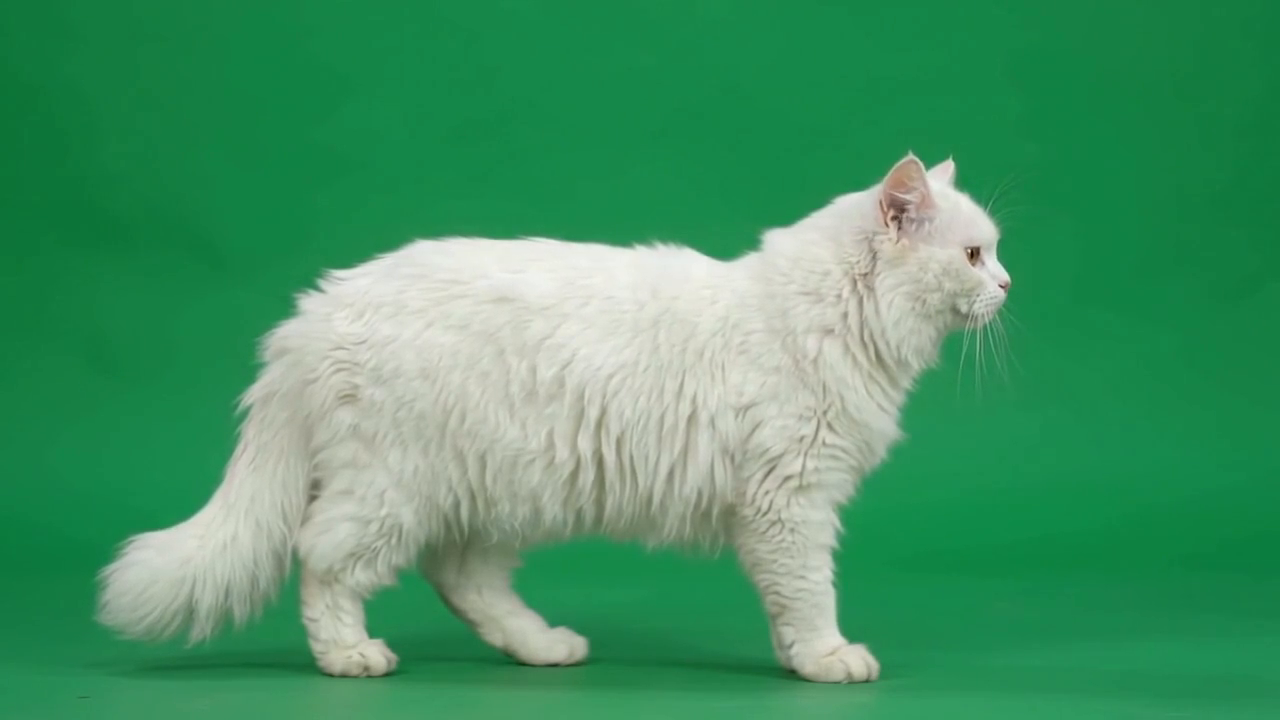
#> input picture video_gen/refs/stand_right.png, 1280 x 720 px; its folder holds 5 pictures in this run
$ python make_wide_refs.py
#> lines starting #> are read from the running program, lines starting #| are printed output that depends on the picture
"""Tạo ảnh tham chiếu "quay xa" (refs/wide/*.png): thu nhỏ mèo quanh điểm chân để có khoảng trống phía trên/hai bên,
giúp clip nhảy/vồ/với cao không bị cắt ở mép khung. Điểm chân giữ nguyên nên engine phóng to lại (zoom = 1/SCALE) là khớp.
Dùng: python video_gen/make_wide_refs.py
"""
import os
import numpy as np
from PIL import Image, ImageOps
HERE = os.path.dirname(os.path.abspath(__file__))
SCALE = 0.72
AX, AY = 552, 671                      # điểm neo (giữa thân, chân) trong ảnh 1280x720 (= 580,716 trong khung 1344x768)
os.makedirs(os.path.join(HERE, 'refs', 'wide'), exist_ok=True)


def wide(src, dst, mirror=False):
    # tách mèo khỏi nền xanh rồi đặt lên nền xanh phẳng mới (không còn viền/khung ảnh cũ)
#> called with src = 'stand_right.png', dst = 'stand_right.png', mirror = False
    im = np.asarray(Image.open(os.path.join(HERE, 'refs', src)).convert('RGB')).astype(np.float32)
    h, w, _ = im.shape
    r, g, b = im[..., 0], im[..., 1], im[..., 2]
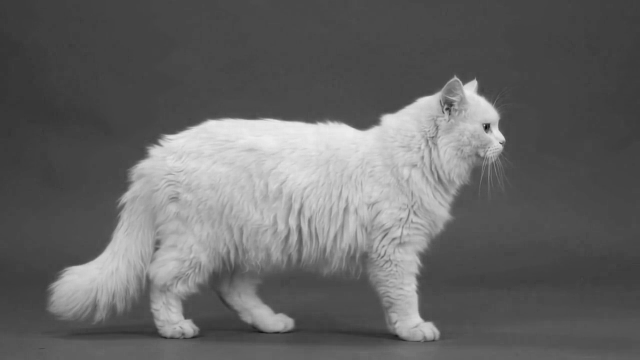
#> b: shape (720, 1280) float32 (shown at 1/2 size); min 0, max 239, mean 101.4
    m = np.maximum(r, b)
    alpha = np.clip(1 - (g - m - 12) / 30, 0, 1)
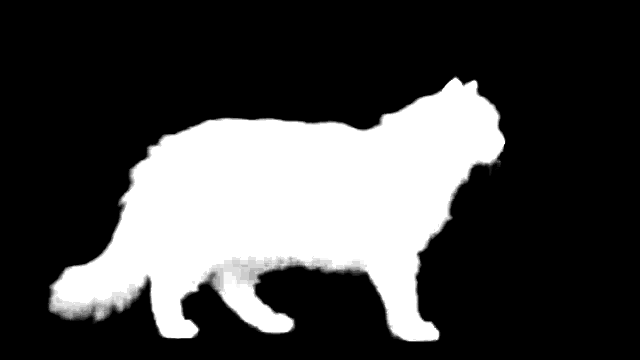
#> alpha: shape (720, 1280) float32 (shown at 1/2 size); min 0, max 1, mean 0.274
    fg = im.copy(); fg[..., 1] = np.minimum(g, m + 4)
#> after `fg[..., 1] = np.minimum(g, m + 4)`:
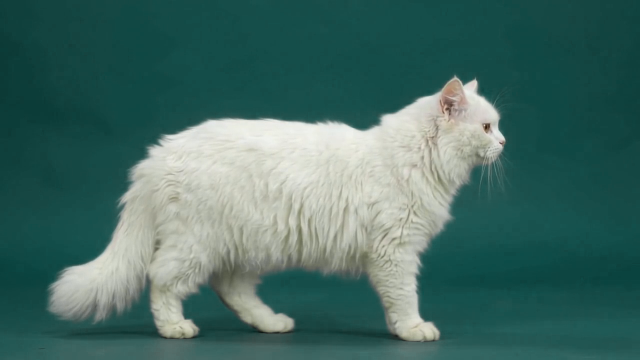
#> fg: shape (720, 1280, 3) float32 (shown at 1/2 size); mean R, G, B 69.9, 107.8, 101.5
    bgc = (28, 140, 78)                      # cùng 1 màu xanh cho mọi ảnh để clip chuyển tư thế không đổi màu nền
    rgba = np.dstack([fg, alpha * 255]).astype(np.uint8)
    cat = Image.fromarray(rgba, 'RGBA').resize((round(w * SCALE), round(h * SCALE)), Image.LANCZOS)
    if mirror: cat = ImageOps.mirror(cat)
    out = Image.new('RGB', (w, h), tuple(int(c) for c in bgc))
    ax = (w * SCALE - AX * SCALE) if mirror else AX * SCALE      # vị trí điểm neo trong ảnh nhỏ
    out.paste(cat, (round(AX - ax), round(AY - AY * SCALE)), cat)
    out.save(os.path.join(HERE, 'refs', 'wide', dst))
    print('refs/wide/' + dst, 'nền', tuple(int(c) for c in bgc))


for name in ['stand_right', 'sit_front', 'lie_side', 'belly_up', 'held']:
    wide(name + '.png', name + '.png')
#> pass 2 of the loop `for name in ['stand_right', 'sit_front', 'lie_side', 'belly_up', 'held..`:
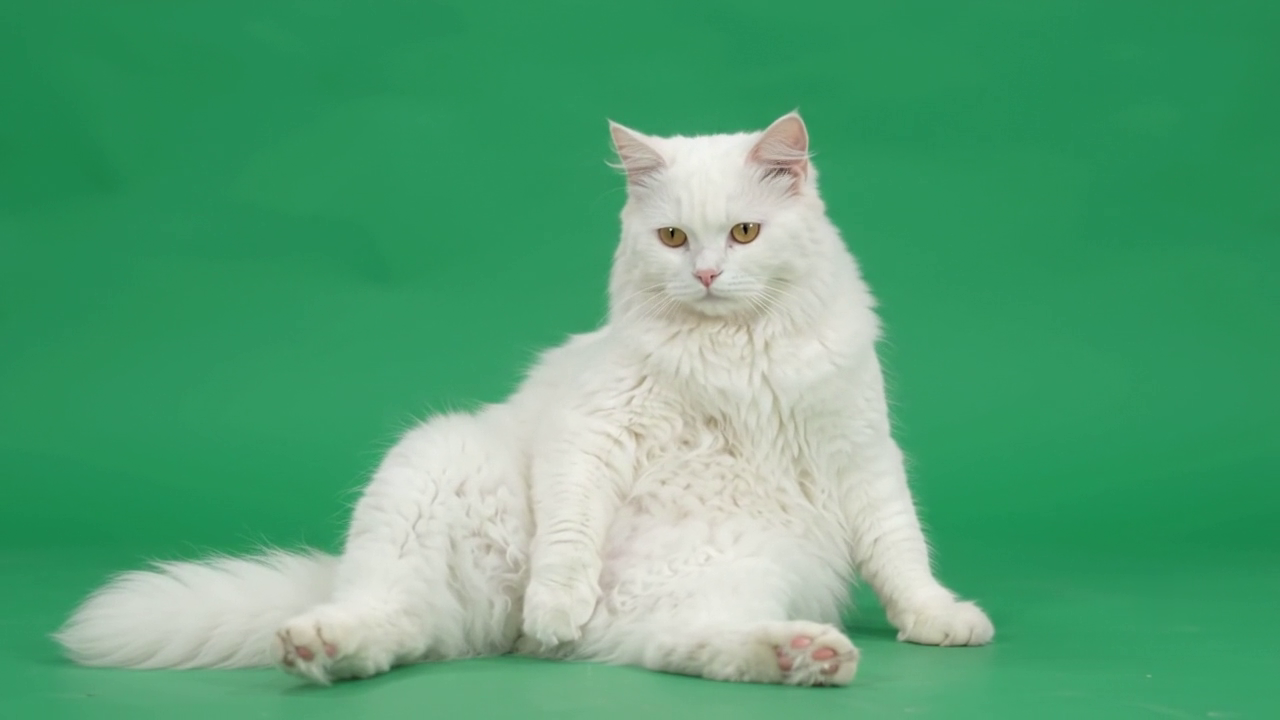
#> input picture video_gen/refs/sit_front.png, 1280 x 720 px
#> in wide (call 2), `rgba = np.dstack([fg, alpha * 255]).astype(np.uint8)`:
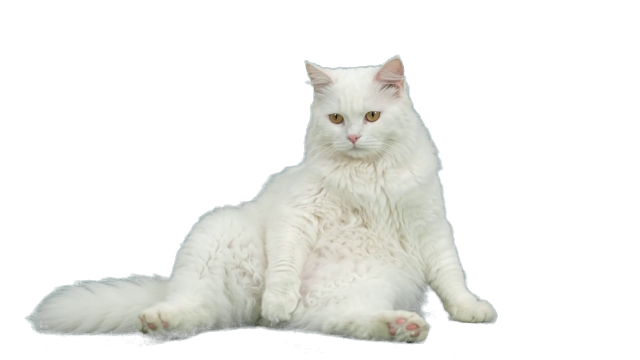
#> rgba: shape (720, 1280, 4) (shown at 1/2 size); mean R, G, B, A 87, 124.9, 118.9, 67; transparent parts drawn white
#> in wide (call 2), `out.paste(cat, (round(AX - ax), round(AY - AY * SCALE)), cat)`:
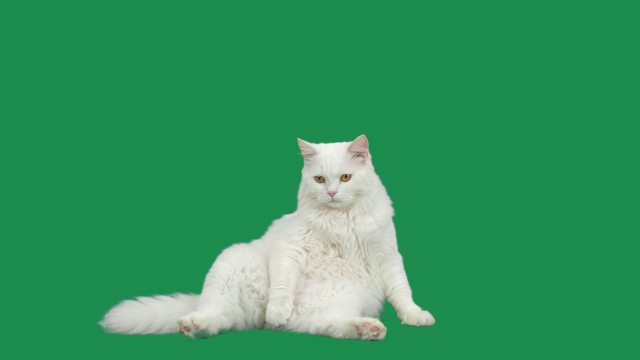
#> out: PIL image 1280x720 RGB (shown at 1/2 size); mean R, G, B 51.6, 148.5, 93.4
#> pass 3 of the loop `for name in ['stand_right', 'sit_front', 'lie_side', 'belly_up', 'held..`:
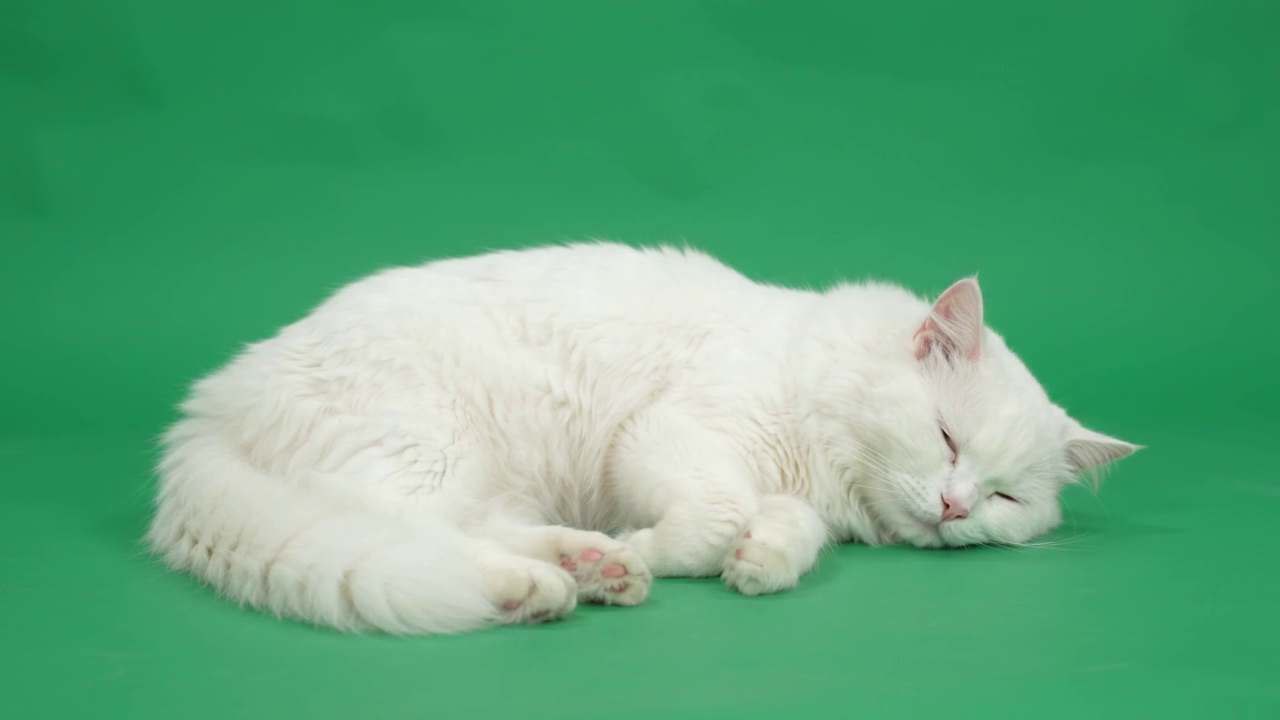
#> input picture video_gen/refs/lie_side.png, 1280 x 720 px
#> in wide (call 3), `rgba = np.dstack([fg, alpha * 255]).astype(np.uint8)`:
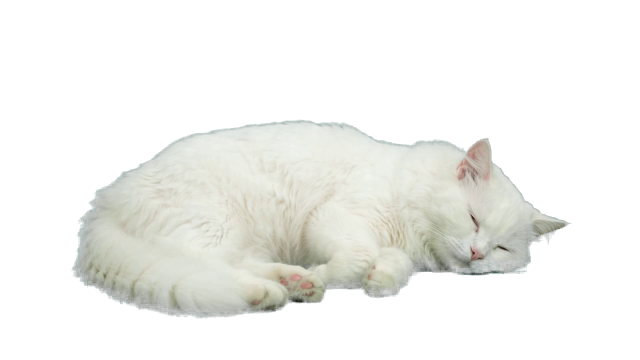
#> rgba: shape (720, 1280, 4) (shown at 1/2 size); mean R, G, B, A 94.5, 130.9, 124.7, 73.4; transparent parts drawn white
#> in wide (call 3), `out.paste(cat, (round(AX - ax), round(AY - AY * SCALE)), cat)`:
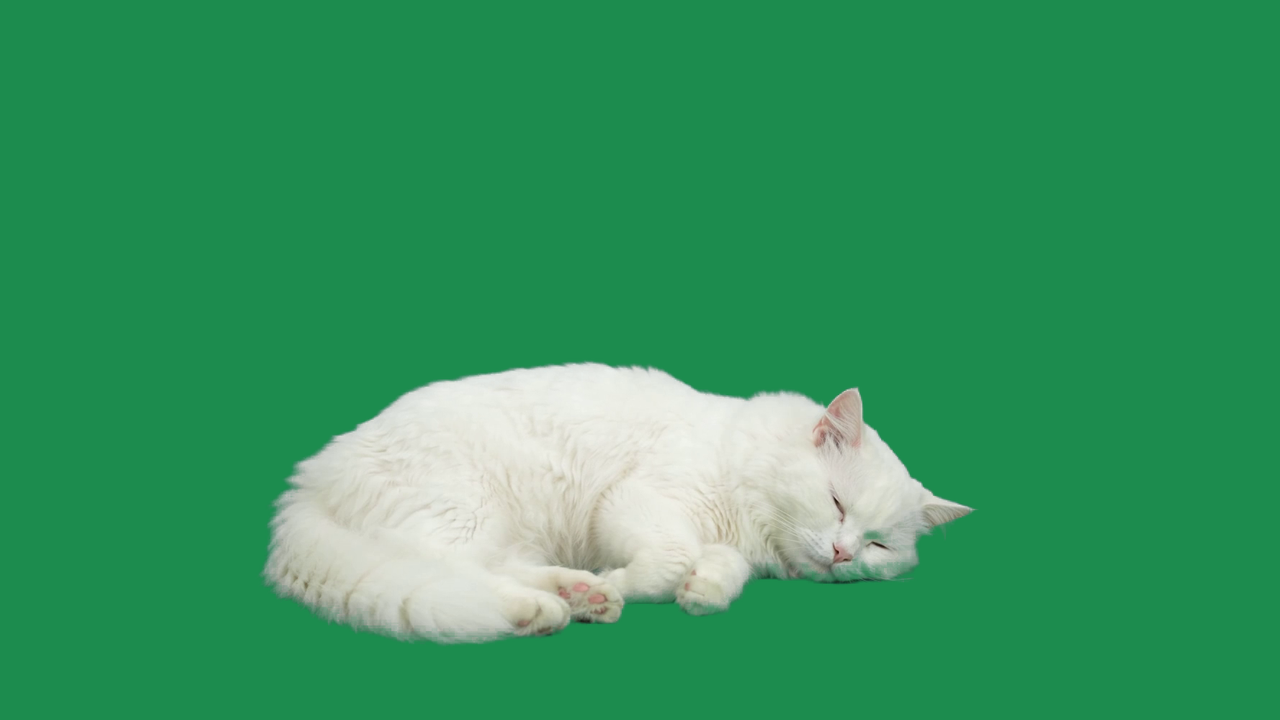
#> out: PIL image 1280x720 RGB; mean R, G, B 54.8, 150.3, 95.8
#> the loop made 5 passes; the first 3 are shown
wide('stand_right.png', 'stand_left.png', mirror=True)
#> in wide (call 6), `if mirror: cat = ImageOps.mirror(cat)`:
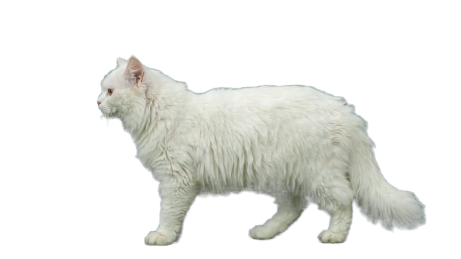
#> cat: PIL image 922x518 RGBA (shown at 1/2 size); mean R, G, B, A 52.8, 53.8, 50.2, 69.8; transparent parts drawn white
#> in wide (call 6), `out.paste(cat, (round(AX - ax), round(AY - AY * SCALE)), cat)`:
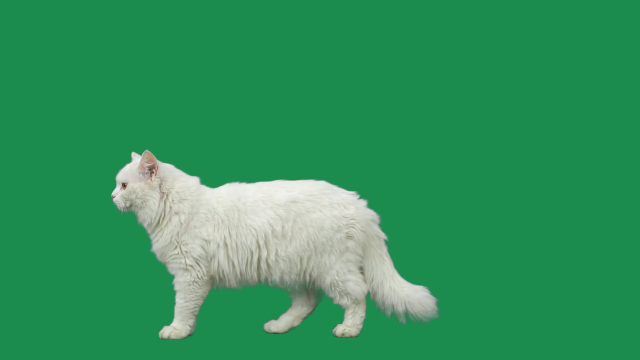
#> out: PIL image 1280x720 RGB (shown at 1/2 size); mean R, G, B 50.4, 146.9, 91.8
